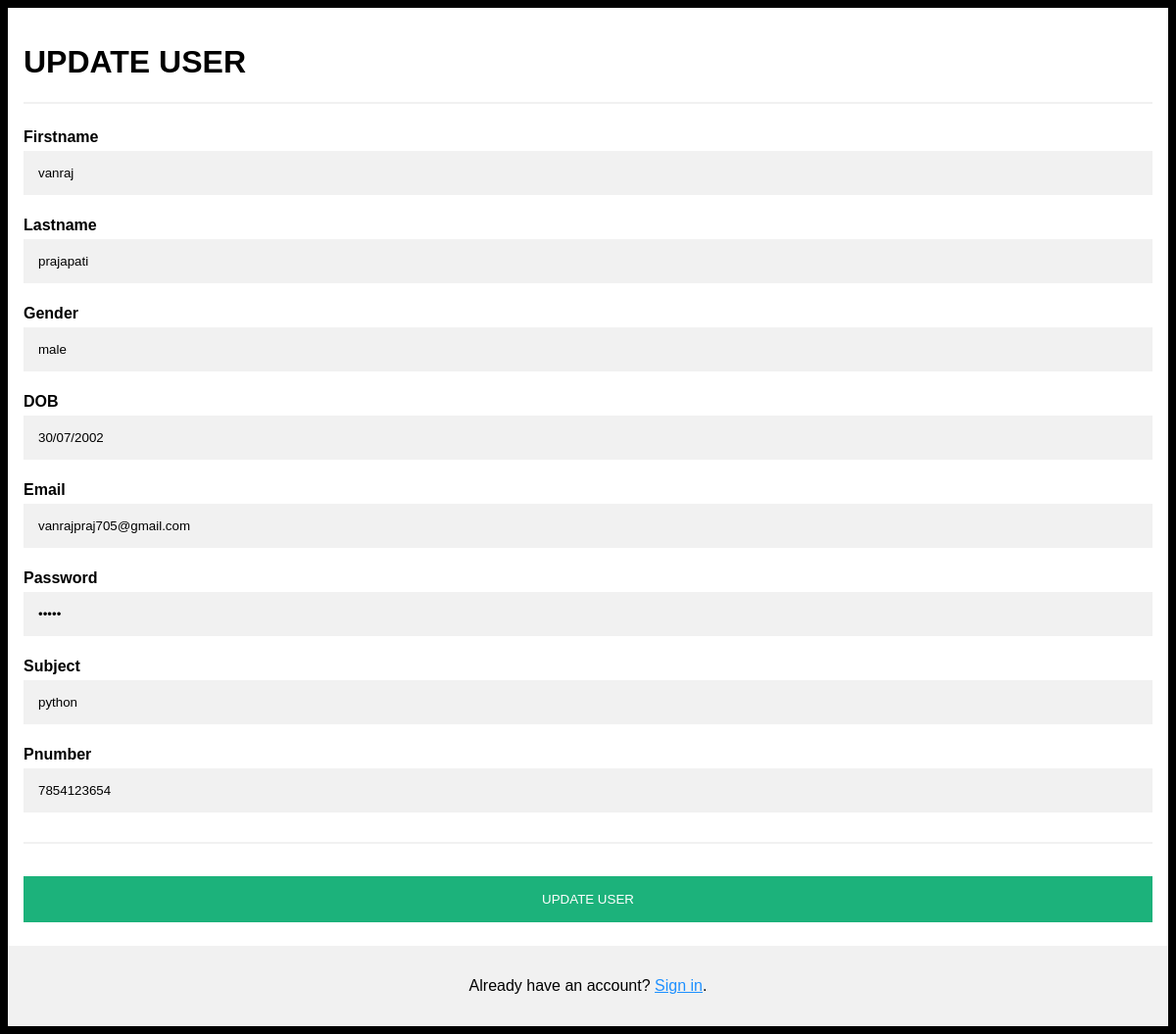
The app's page /edit-user/4/ with its own data.
### myapp/models.py (models this page shows, shortened)
class Students(models.Model):
    firstname = models.CharField(max_length=50)
    lastname = models.CharField(max_length=50)
    gender = models.CharField(max_length=20)
    dob = models.CharField(max_length=20)
    email = models.EmailField(max_length=30)
    password = models.CharField(max_length=50,null=True)
    subject = models.CharField(max_length=20)
    pnumber = models.CharField(max_length=15,unique=True)

### myapp/views.py (the view)
# urls.py: path('edit-user/<int:pk>/',views.edit_user,name="edit-user"),
def edit_user(request,pk):
    sid = Students.objects.get(id = pk)
    context = {
        "sid" : sid,
    }
    return render(request,"myapp/update_data.html",context)

### myapp/templates/myapp/update_data.html (shortened to what this page needs)
<!DOCTYPE html>
<html>
<head>
</head>
<body>
<form action="{% url 'update-user' %}" method="post">
  <div class="container">
    <h1>UPDATE USER</h1>
    <hr>
    <label for="firstname"><b>Firstname</b></label>
    <input type="text" placeholder="Enter firstname" name="firstname" id="firstname" value="{{sid.firstname}}" required>
    <label for="lastname"><b>Lastname</b></label>
    <input type="text" placeholder="Enter lastname" name="lastname" id="lastname" value="{{sid.lastname}}" required>
    <label for="gender"><b>Gender</b></label>
    <input type="text" placeholder="Enter gender" name="gender" id="gender" value="{{sid.gender}}" required>
    <label for="dob"><b>DOB</b></label>
    <input type="text" placeholder="Enter dob" name="dob" id="dob" value="{{sid.dob}}" required>
    <label for="email"><b>Email</b></label>
    <input type="text" placeholder="Enter Email" name="email" id="email" value="{{sid.email}}"required>
    <label for="password"><b>Password</b></label>
    <input type="password" placeholder="Enter Password" name="password" id="password" value="{{sid.password}}" required>
    <label for="subject"><b>Subject</b></label>
    <input type="text" placeholder="Enter subject" name="subject" id="subject" value="{{sid.subject}}" required>
    <label for="pnumber"><b>Pnumber</b></label>
    <input type="text" placeholder="Enter pnumber" name="pnumber" id="pnumber" value="{{sid.pnumber}}" required>
    <hr>
    <input type="submit" class="registerbtn" value="UPDATE USER">
  </div>
  <div class="container signin">
    <p>Already have an account? <a href="#">Sign in</a>.</p>
  </div>
</form>
</body>
</html>

### myapp/templates/myapp/update_data.html (style rules this page uses)
body { font-family: Arial, Helvetica, sans-serif; background-color: black; }
* { box-sizing: border-box; }
.container { padding: 16px; background-color: white; }
input[type=text], input[type=password] { width: 100%; padding: 15px; margin: 5px 0 22px 0; display: inline-block; border: none; background: #f1f1f1; }
hr { border: 1px solid #f1f1f1; margin-bottom: 25px; }
.registerbtn { background-color: #04AA6D; color: white; padding: 16px 20px; margin: 8px 0; border: none; cursor: pointer; width: 100%; opacity: 0.9; }
a { color: dodgerblue; }
.signin { background-color: #f1f1f1; text-align: center; }

### records on screen
Students: firstname "vanraj", lastname "prajapati", gender "male", dob "30/07/2002", email "vanrajpraj705@gmail.com", subject "python", pnumber "7854123654"
